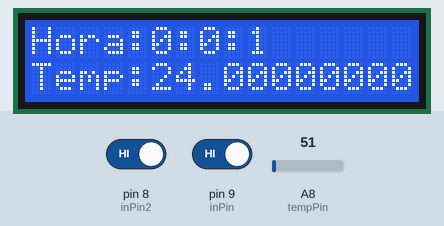
Simulated run of this sketch. Board: Arduino Mega 2560, built with avr-gcc and run on an emulated ATmega2560. Shown: 16×2 character LCD. The test bench sets the inputs (shaded band); at power-on: A8 (tempPin) = 51, pin 8 (inPin2) HIGH, pin 9 (inPin) HIGH. What the sketch prints to the serial monitor is not drawn.

Above: at 1.6 s.
1.7 s: A8 (tempPin) set to 61
At 2.8 s:
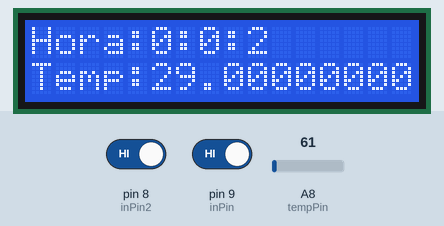
4.5 s: pin 8 (inPin2) driven LOW
At 6.9 s:
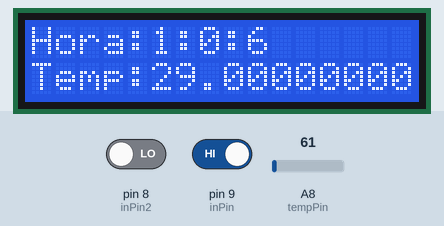
8.6 s: pin 9 (inPin) driven LOW
At 10.7 s:
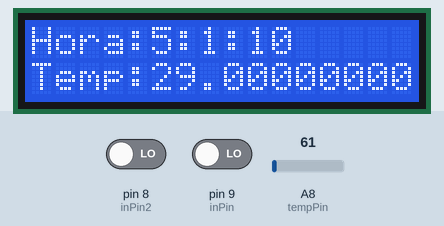
12.6 s: A8 (tempPin) set to 71
At 14.0 s:
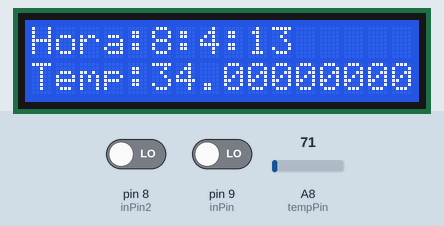
15.7 s: pin 8 (inPin2) driven HIGH
At 18.0 s:
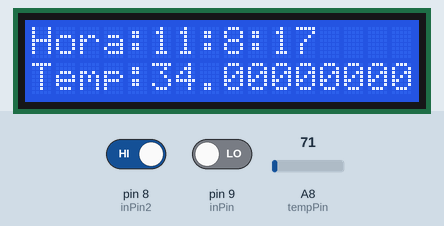
19.7 s: pin 9 (inPin) driven HIGH
At 22.0 s:
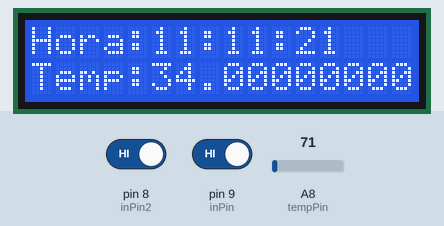
Timing chart, 0 to 23.5 s (numbered marks = the images above; inputs shaded):
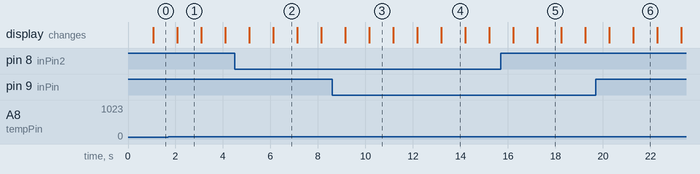

Measured:
- what the display in image 1 shows lasts 1.0 s, from 2.1 s to 3.1 s

The sketch:

A1.ino
```cpp
//Programa: Teste de Display LCD 16 x 2
//Autor: FILIPEFLOP

//Carrega a biblioteca LiquidCrystal
#include <LiquidCrystal.h>

//Define os pinos que serão utilizados para ligação ao display
LiquidCrystal lcd(12, 11, 5, 4, 3, 2);
int inPin = 9;
int inPin2 = 8;
int count = 0;
int val, val2;

//LM35
float tempC;
int tempMed;
int temperatura;
int tempPin = A8;

//Time
int h=0;
int m;
int s;

//*******************

void setup()
{
  Serial.begin(9600);
  pinMode(inPin, INPUT);    // declare pushbutton as input
  pinMode(tempPin, INPUT);
  pinMode(inPin2, INPUT);    // declare pushbutton as input
  //Define o número de colunas e linhas do LCD
  lcd.begin(16, 2);
}

void loop()
{

  val = digitalRead(inPin);  // read input value
  if (val == LOW) {         // check if the input is HIGH (button released)
    m = m + 1;  // turn LED OFF]
    Serial.println(count);
  }

    val2 = digitalRead(inPin2);  // read input value
  if (val2 == LOW) {         // check if the input is HIGH (button released)
    h = h + 1;  // turn LED OFF]
    Serial.println(count);
  }

lcd.setCursor(0,0);
s=s+1;

delay(1000);

lcd.clear();

if(s==60){
 s=0;
 m=m+1;
}
if(m==60)
{
 m=0;
 h=h+1;
}

if(h==24)
{
 h=0;
}

//LM35
  tempC = leitura_LM35();
  Serial.println(tempC);
  //delay(1000);

 //LCD
  lcd.setCursor(0, 0);
  lcd.print("Hora:");lcd.print(h, 10);
  lcd.print(":"); lcd.print(m, 10);
  lcd.print(":");lcd.print(s, 10);
  // set the cursor to column 0, line 1
  // (note: line 1 is the second row, since counting begins with 0):
  lcd.setCursor(0, 1);
  lcd.print("Temp:");lcd.print(tempC, 10);
  // print the number of seconds since reset:
}


double leitura_LM35(){
  tempMed=0;
  int i;
  int amostragem = 10;
  //Amostragem da temperatura média de 1000 amostragens
  for(i=0; i<amostragem; i++){
    //Conversão do sinal do LM35 para graus Celsius
    temperatura = (float(analogRead(tempPin))*5/(1023))/0.01;
    tempMed = tempMed + temperatura;
  }
  tempMed = tempMed/amostragem;
  return tempMed;
}
```
